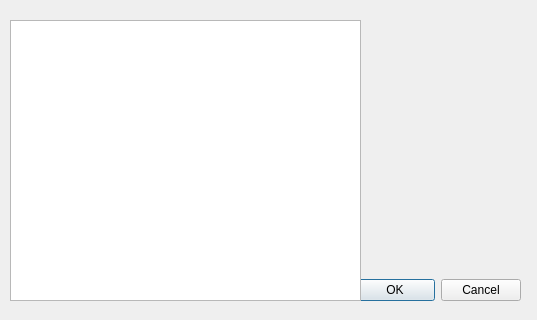
<?xml version="1.0" encoding="UTF-8"?>
<ui version="4.0">
 <class>TextEnterDialog</class>
 <widget class="QDialog" name="TextEnterDialog">
  <property name="geometry">
   <rect>
    <x>0</x>
    <y>0</y>
    <width>537</width>
    <height>320</height>
   </rect>
  </property>
  <property name="windowTitle">
   <string>Dialog</string>
  </property>
  <widget class="QDialogButtonBox" name="buttonBox">
   <property name="geometry">
    <rect>
     <x>300</x>
     <y>270</y>
     <width>221</width>
     <height>41</height>
    </rect>
   </property>
   <property name="orientation">
    <enum>Qt::Orientation::Horizontal</enum>
   </property>
   <property name="standardButtons">
    <set>QDialogButtonBox::StandardButton::Cancel|QDialogButtonBox::StandardButton::Ok</set>
   </property>
  </widget>
  <widget class="QTextEdit" name="textEdit">
   <property name="geometry">
    <rect>
     <x>10</x>
     <y>20</y>
     <width>351</width>
     <height>281</height>
    </rect>
   </property>
  </widget>
 </widget>
 <resources/>
 <connections>
  <connection>
   <sender>buttonBox</sender>
   <signal>accepted()</signal>
   <receiver>TextEnterDialog</receiver>
   <slot>accept()</slot>
   <hints>
    <hint type="sourcelabel">
     <x>248</x>
     <y>254</y>
    </hint>
    <hint type="destinationlabel">
     <x>157</x>
     <y>274</y>
    </hint>
   </hints>
  </connection>
  <connection>
   <sender>buttonBox</sender>
   <signal>rejected()</signal>
   <receiver>TextEnterDialog</receiver>
   <slot>reject()</slot>
   <hints>
    <hint type="sourcelabel">
     <x>316</x>
     <y>260</y>
    </hint>
    <hint type="destinationlabel">
     <x>286</x>
     <y>274</y>
    </hint>
   </hints>
  </connection>
 </connections>
</ui>
